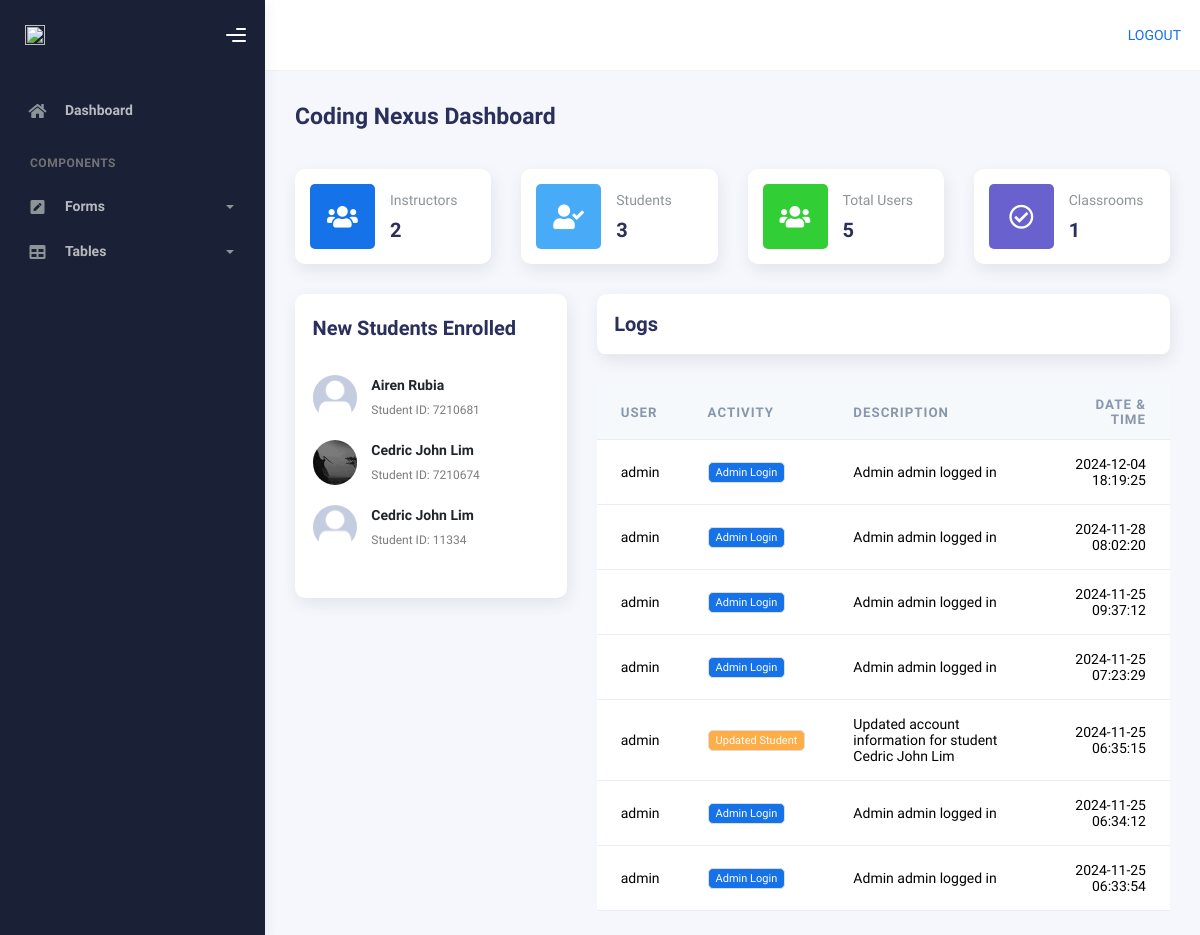
The page /admin-page/ (signed in) on the database its author committed.
### AppCodingNexus/models.py (models this page shows, shortened)
class UserProfile(models.Model):
    user = models.OneToOneField(User, on_delete=models.CASCADE)
    studentID = models.IntegerField(null=True, blank=True)
    display_photo = models.ImageField(upload_to='profile_pics/', default='default.jpg')
    firstname = models.CharField(max_length=50)
    lastname = models.CharField(max_length=50)
    birthday = models.DateField()
    gender = models.CharField(max_length=15, null=True, blank=True)
    role = models.CharField(max_length=20,choices=[('Student', 'Student'), ('Instructor', 'Instructor')], blank=True)
    bio = models.TextField(blank=True)
    is_deleted = models.BooleanField(default=False)
    deletion_requested = models.DateTimeField(null=True, blank=True)

class UserActivity(models.Model):
    user = models.ForeignKey(User, on_delete=models.CASCADE)
    activity_type = models.CharField(max_length=100)
    date = models.DateTimeField()
    description = models.TextField(blank=True, null=True)

### AppCodingNexus/views.py (the view)
# urls.py: path('admin-page/', views.admin_page, name='admin-page'),
@login_required(login_url='login')
def admin_page(request):
    if not request.user.is_staff:
        messages.error(request, "You don't have permission to access this page.")
        return redirect('home')
    counts = UserProfile.objects.values('role').annotate(count=Count('role')).order_by('role')
    instructor_count = next((item['count'] for item in counts if item['role'] == 'Instructor'), 0)
    student_count = next((item['count'] for item in counts if item['role'] == 'Student'), 0)
    total_users = instructor_count + student_count
    classroom_count = Classroom.objects.count()
    new_students = UserProfile.objects.filter(role='Student').order_by('-user__date_joined')[:5]
    recent_logs = UserActivity.objects.filter(
        user__is_staff=True,  # Only get logs created by admin users
        activity_type__in=[
            'admin_login',  # Added admin_login to the list
            'instructor_creation',
            'instructor_edit',
            'instructor_deletion',
            'student_account_edit',
            'student_deletion'
        ]
    ).select_related('user').order_by('-date')[:10]
    context = {
        'instructor_count': instructor_count,
        'student_count': student_count,
        'total_users': total_users,
        'classroom_count': classroom_count,
        'new_students': new_students,
        'recent_logs': recent_logs,
    }
    return render(request, 'admin_page/index.html', context)

### templates/admin_page/index.html (shortened to what this page needs)
{% extends "admin_page/base.html" %}
{% load static %}
{% block content %}
<div class="container">
          <div class="page-inner">
            <div
              class="d-flex align-items-left align-items-md-center flex-column flex-md-row pt-2 pb-4"
            >
              <div>
                <h3 class="fw-bold mb-3">Coding Nexus Dashboard</h3>
              </div>
            </div>
            <div class="row">
              <div class="col-sm-6 col-md-3">
                <div class="card card-stats card-round">
                    <div class="card-body">
                        <div class="row align-items-center">
                            <div class="col-icon">
                                <div
                                    class="icon-big text-center icon-primary bubble-shadow-small"
                                >
                                    <i class="fas fa-users"></i>
                                </div>
                            </div>
                            <div class="col col-stats ms-3 ms-sm-0">
                                <div class="numbers">
                                    <p class="card-category">Instructors</p>
                                    <h4 class="card-title">
                                        {% if instructor_count > 0 %}
                                            {{ instructor_count }}
                                        {% else %}
                                            No Instructors
                                        {% endif %}
                                    </h4>
                                </div>
                            </div>
                        </div>
                    </div>
                </div>
                </div>
                <div class="col-sm-6 col-md-3">
                    <div class="card card-stats card-round">
                        <div class="card-body">
                            <div class="row align-items-center">
                                <div class="col-icon">
                                    <div
                                        class="icon-big text-center icon-info bubble-shadow-small"
                                    >
                                        <i class="fas fa-user-check"></i>
                                    </div>
                                </div>
                                <div class="col col-stats ms-3 ms-sm-0">
                                    <div class="numbers">
                                        <p class="card-category">Students</p>
                                        <h4 class="card-title">
                                            {% if student_count > 0 %}
                                                {{ student_count }}
                                            {% else %}
                                                No Students
                                            {% endif %}
                                        </h4>
                                    </div>
                                </div>
                            </div>
                        </div>
                    </div>
                </div>
              <div class="col-sm-6 col-md-3">
                <div class="card card-stats card-round">
                  <div class="card-body">
                    <div class="row align-items-center">
                      <div class="col-icon">
                        <div
                          class="icon-big text-center icon-success bubble-shadow-small"
                        >
                          <i class="fas fa-users"></i>
                        </div>
                      </div>
                      <div class="col col-stats ms-3 ms-sm-0">
                        <div class="numbers">
                          <p class="card-category">Total Users</p>
                          <h4 class="card-title">
                                  {{ total_users }}
                          </h4>
                        </div>
                      </div>
                    </div>
                  </div>
                </div>
              </div>
              <div class="col-sm-6 col-md-3">
                <div class="card card-stats card-round">
                  <div class="card-body">
                    <div class="row align-items-center">
                      <div class="col-icon">
                        <div
                          class="icon-big text-center icon-secondary bubble-shadow-small"
                        >
                          <i class="far fa-check-circle"></i>
                        </div>
                      </div>
                      <div class="col col-stats ms-3 ms-sm-0">
                        <div class="numbers">
                            <p class="card-category">Classrooms</p>
                            <h4 class="card-title">{{ classroom_count }}</h4>
                        </div>
                      </div>
                    </div>
                  </div>
                </div>
              </div>
            </div>
            <div class="row">
              <div class="col-md-4">
                <div class="card card-round">
                  <div class="card-body">
                    <div class="card-head-row card-tools-still-right">
                      <div class="card-title">New Students Enrolled</div>
                    </div>
                    <div class="card-list py-4">
                      {% for student in new_students %}
                      <div class="item-list">
                        <div class="avatar">
                          {% if student.display_photo %}
                            <img src="{{ student.display_photo.url }}" alt="..." class="avatar-img rounded-circle"/>
                          {% else %}
                            <span class="avatar-title rounded-circle border border-white">{{ student.firstname|first }}{{ student.lastname|first }}</span>
                          {% endif %}
                        </div>
                        <div class="info-user ms-3">
                          <div class="username">{{ student.firstname }} {{ student.lastname }}</div>
                          <div class="status">Student ID: {{ student.studentID }}</div>
                        </div>
                      </div>
                      {% empty %}
                      <p>No new students enrolled.</p>
                      {% endfor %}
                    </div>
                  </div>
                </div>
              </div>
              <div class="col-md-8">
                <div class="card card-round">
                  <div class="card-header">
                    <div class="card-head-row card-tools-still-right">
                      <div class="card-title">Logs</div>
                      </div>
                    </div>
                  </div>
                  <div class="card-body p-0">
                    <div class="table-responsive">
                      <table class="table align-items-center mb-0">
                        <thead class="thead-light">
                          <tr>
                            <th scope="col">User</th>
                            <th scope="col">Activity</th>
                            <th scope="col">Description</th>
                            <th scope="col" class="text-end">Date & Time</th>
                          </tr>
                        </thead>
                        <tbody>
                          {% for log in recent_logs %}
                          <tr>
                            <td>{{ log.user.username }}</td>
                            <td>
                              {% if log.activity_type == 'admin_login' %}
                                  <span class="badge bg-primary">Admin Login</span>
                              {% elif log.activity_type == 'instructor_creation' %}
                                  <span class="badge bg-success">Created Instructor</span>
                              {% elif log.activity_type == 'instructor_edit' %}
                                  <span class="badge bg-info">Updated Instructor</span>
                              {% elif log.activity_type == 'instructor_deletion' %}
                                  <span class="badge bg-danger">Deleted Instructor</span>
                              {% elif log.activity_type == 'student_account_edit' %}
                                  <span class="badge bg-warning">Updated Student</span>
                              {% elif log.activity_type == 'student_deletion' %}
                                  <span class="badge bg-danger">Deleted Student</span>
                              {% else %}
                                  <span class="badge bg-secondary">{{ log.activity_type }}</span>
                              {% endif %}
                            </td>
                            <td>{{ log.description }}</td>
                            <td class="text-end">{{ log.date|date:"Y-m-d H:i:s" }}</td>
                          </tr>
                          {% empty %}
                          <tr>
                            <td colspan="4" class="text-center">No recent activity</td>
                          </tr>
                          {% endfor %}
                        </tbody>
                      </table>
                    </div>
                  </div>
                </div>
              </div>
            </div>
          </div>
        </div>
      </div>
    {% endblock %}

### rows shown on the page
UserProfile: display_photo (placeholder picture), firstname "Airen", lastname "Rubia", studentID "7210681"
UserProfile: display_photo (picture), firstname "Cedric John", lastname "Lim", studentID "7210674"
UserProfile: display_photo (placeholder picture), firstname "Cedric John", lastname "Lim", studentID "11334"
UserActivity: user.username "admin", activity_type "Admin Login", description "Admin admin logged in", date "2024-12-04 18:19:25"
UserActivity: user.username "admin", activity_type "Admin Login", description "Admin admin logged in", date "2024-11-28 08:02:20"
UserActivity: user.username "admin", activity_type "Admin Login", description "Admin admin logged in", date "2024-11-25 09:37:12"
UserActivity: user.username "admin", activity_type "Admin Login", description "Admin admin logged in", date "2024-11-25 07:23:29"
UserActivity: user.username "admin", shows "Updated Student", description "Updated account information for student Cedric John Lim", date "2024-11-25 06:35:15"
UserActivity: user.username "admin", activity_type "Admin Login", description "Admin admin logged in", date "2024-11-25 06:34:12"
UserActivity: user.username "admin", activity_type "Admin Login", description "Admin admin logged in", date "2024-11-25 06:33:54"

### other values the page prints
{{ instructor_count }} "2"
{{ student_count }} "3"
{{ total_users }} "5"
{{ classroom_count }} "1"
